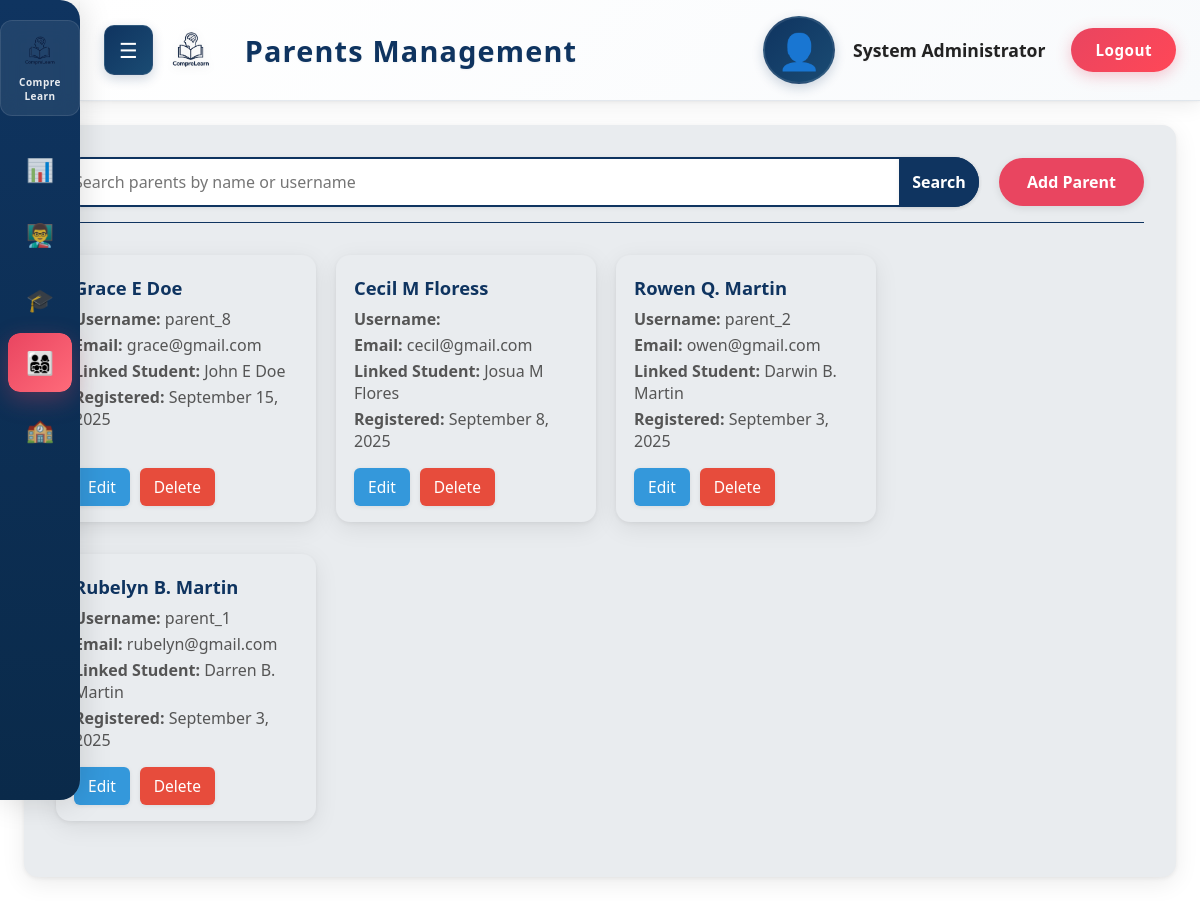
Screenshot of /Admin/admin_parents.php (signed in) with the database file from the repository.
### tables this page shows
CREATE TABLE `parents` (
  `id` int(11) NOT NULL,
  `name` varchar(100) NOT NULL,
  `username` varchar(100) NOT NULL,
  `email` varchar(100) NOT NULL,
  `student_id` int(11) DEFAULT NULL,
  `password` varchar(255) NOT NULL,
  `created_at` timestamp NOT NULL DEFAULT current_timestamp(),
  `updated_at` timestamp NOT NULL DEFAULT current_timestamp() ON UPDATE current_timestamp()
);

CREATE TABLE `students` (
  `id` int(11) NOT NULL,
  `name` varchar(100) NOT NULL,
  `student_number` varchar(50) NOT NULL,
  `email` varchar(100) NOT NULL,
  `gender` enum('male','female') DEFAULT NULL,
  `password` varchar(255) NOT NULL,
  `section_id` int(11) DEFAULT NULL,
  `created_at` timestamp NOT NULL DEFAULT current_timestamp(),
  `updated_at` timestamp NOT NULL DEFAULT current_timestamp() ON UPDATE current_timestamp()
);

### Admin/includes/admin_init.php (called while the page is built, shortened)
<?php
function h($v) {
    return htmlspecialchars((string)$v, ENT_QUOTES, 'UTF-8');
}
?>

### Admin/admin_parents.php (the view, shortened to what this page needs)
<?php
require_once __DIR__ . '/includes/admin_init.php';
$search_term = $_GET['search'] ?? '';
$search_query = "%" . $search_term . "%";
$sql_parents = "SELECT p.*, s.name as student_name FROM parents p LEFT JOIN students s ON p.student_id = s.id WHERE p.name LIKE ? OR p.username LIKE ? ORDER BY p.created_at DESC";
$stmt_parents = $conn->prepare($sql_parents);
$stmt_parents->bind_param("ss", $search_query, $search_query);
$stmt_parents->execute();
$parents = $stmt_parents->get_result();
?>
<div class="management-area">
    <div class="section-header">
        <form id="search-form" method="GET" action="admin_parents.php" class="search-container">
            <input type="text" name="search" id="search-input" class="search-bar" placeholder="Search parents by name or username" value="<?php echo h($search_term); ?>">
            <button type="submit" class="search-btn">Search</button>
        </form>
        <button id="toggle-form-btn" class="add-btn">Add Parent</button>
    </div>
    <div class="card-table-container">
        <?php while($parent = $parents->fetch_assoc()): ?>
        <div class="user-card">
            <div>
                <div class="card-title"><?php echo h($parent['name']); ?></div>
                <div class="card-field"><strong>Username:</strong> <?php echo h($parent['username'] ?? ''); ?></div>
                <div class="card-field"><strong>Email:</strong> <?php echo h($parent['email'] ?? ''); ?></div>
                <div class="card-field"><strong>Linked Student:</strong> <?php echo h($parent['student_name'] ?? 'N/A'); ?></div>
                <div class="card-field"><strong>Registered:</strong> <?php echo date('F j, Y', strtotime($parent['created_at'])); ?></div>
            </div>
            <div class="card-actions">
                <button class="action-btn edit-btn" onclick="editParent(<?php echo $parent['id']; ?>)">Edit</button>
                <button class="action-btn delete-btn" onclick="deleteParent(<?php echo $parent['id']; ?>)">Delete</button>
            </div>
        </div>
        <?php endwhile; ?>
    </div>
</div>
<?php
require_once __DIR__ . '/includes/admin_layout.php';
?>

### Admin/includes/admin_layout.php (style rules this page uses)
:root { --light-bg: #f6f8fa; --light-bg-secondary: #ffffff; --light-surface: #e9ecef; --primary-accent: #0f3460; --secondary-accent: #e94560; --light-text: #222; --grey-text: #555; --card-shadow: 0 6px 24px rgba(0,0,0,0.08), 0 1.5px 4px rgba(0,0,0,0.06); }
* { margin: 0; padding: 0; box-sizing: border-box; font-family: 'Segoe UI', Tahoma, Geneva, Verdana, sans-serif; }
body { background: var(--light-bg-secondary); color: var(--light-text); min-height: 100vh; overflow-x: hidden; }

### Admin/admin_parents.php (style rules this page uses)
.management-area { background: var(--light-surface); color: var(--light-text); padding: 2rem; border-radius: 14px; box-shadow: var(--card-shadow); animation: fadeIn .7s; }
.section-header { display: flex; justify-content: space-between; align-items: center; margin-bottom: 20px; padding-bottom: 15px; border-bottom: 1px solid var(--primary-accent); gap: 20px; flex-wrap: wrap; }
.search-container { position: relative; flex-grow: 1; min-width: 0; }
.search-bar { width: 100%; padding: 12px 16px; border-radius: 25px; border: 2px solid var(--primary-accent); background: var(--light-bg-secondary); color: var(--light-text); font-size: 1rem; box-shadow: 0 1px 4px rgba(0,0,0,0.08); transition: border-color .2s; }
.search-btn { position: absolute; top: 0; right: 0; height: 100%; width: 80px; background: var(--primary-accent); border: none; color: #fff; border-radius: 0 25px 25px 0; cursor: pointer; transition: background-color .3s; font-size: 1rem; font-weight: 600; box-shadow: 0 1px 4px rgba(0,0,0,0.08); }
.add-btn { background: var(--secondary-accent); color: #fff; border: none; padding: 12px 28px; border-radius: 25px; font-size: 1rem; font-weight: 600; cursor: pointer; box-shadow: 0 2px 8px rgba(0,0,0,0.10); transition: background .3s, transform .2s; min-width: 140px; height: 48px; display: flex; align-items: center; justify-content: center; }
.card-table-container { display: flex; flex-wrap: wrap; gap: 24px; justify-content: flex-start; padding: 12px 0; }
.user-card { background: var(--light-surface); box-shadow: var(--card-shadow); border-radius: 14px; width: 280px; min-height: 180px; margin-bottom: 12px; display: flex; flex-direction: column; justify-content: space-between; padding: 20px 18px 16px 18px; position: relative; transition: box-shadow .2s, transform .2s; }
.user-card .card-title { font-size: 1.15rem; font-weight: 600; color: var(--primary-accent); margin-bottom: 8px; }
.user-card .card-field { font-size: 1rem; color: var(--grey-text); margin-bottom: 4px; }
.user-card .card-actions { margin-top: 12px; display: flex; gap: 10px; }
.user-card .action-btn { padding: 8px 14px; border: none; border-radius: 6px; cursor: pointer; font-weight: 500; font-size: .97rem; box-shadow: 0 1px 4px rgba(0,0,0,0.08); color: #fff; transition: background .2s; }
.user-card .edit-btn { background: #3498db; }
.user-card .delete-btn { background: #e74c3c; }
@media (max-width: 1200px) { .card-table-container { gap: 20px; } }
@media (max-width: 1200px) { .user-card { width: 260px; } }

### rows the page displays
parents: name "Grace E Doe", username "parent_8", email "grace@gmail.com", student.name "John E Doe", created_at "September 15, 2025"
parents: name "Cecil M Floress", email "cecil@gmail.com", student.name "Josua M Flores", created_at "September 8, 2025"
parents: name "Rowen Q. Martin", username "parent_2", email "owen@gmail.com", student.name "Darwin B. Martin", created_at "September 3, 2025"
parents: name "Rubelyn B. Martin", username "parent_1", email "rubelyn@gmail.com", student.name "Darren B. Martin", created_at "September 3, 2025"

### other values shown
$page_title "Parents Management"
$adminName "System Administrator"
